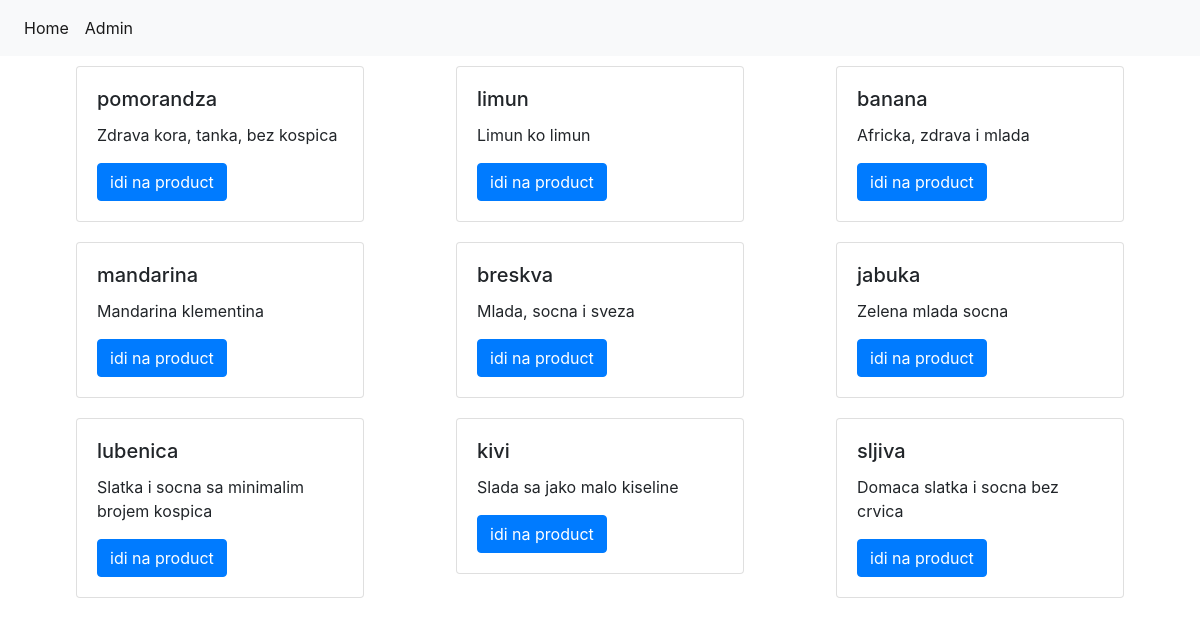
The page / on the database its author committed.
### tables this page shows
CREATE TABLE `product` (
  `pdt_id` int(11) unsigned NOT NULL AUTO_INCREMENT,
  `pdt_name` varchar(45) DEFAULT NULL,
  `pdt_description` varchar(299) DEFAULT NULL,
  PRIMARY KEY (`pdt_id`)
);

### app/config.php (called while the page is built, shortened)
<?php
function load_page(){
    $dir = BASE_DIR.DS.'app'.DS.'Pages';
    if(!PATH[0]){
        require ($dir.DS.'index'.DS.'Index.php');
        $run_class = 'Index';
    }
    if(isset($run_class)) {
        new $run_class();
    }
}
function getHeader(){
    $dir = BASE_DIR.DS.'app'.DS.'Static';
    require $dir.DS.'header.layout.phtml';
}

### app/Pages/index/Index.php (called while the page is built)
<?php
class Index extends Page
{
    public function __construct(){
        getHeader();
        $this->getLayout(__DIR__);
    }
    public function getProducts(){
        $product = new ProductResource();
        return $product->getProducts();
    }
}

### app/Page.php (called while the page is built, shortened)
<?php
class Page
{
    protected function getLayout($path){
        require $path.DS.'layout.phtml';
    }
}

### app/Resources/AbstractResource.php (called while the page is built, shortened)
<?php
class AbstractResource
{
    public function prepareResource(){
        $host_file = BASE_DIR.DS.'app'.DS.'Db'.DS.'host.conf';
        if(file_exists($host_file)){
            $hostObj = json_decode(file_get_contents($host_file));
            $this->database = $hostObj->database;
        }
    }
}

### app/Resources/ProductResource.php (called while the page is built, shortened)
<?php
class ProductResource extends AbstractResource
{
    public $table = 'product';
    public function getProducts(){
        $pdo = $this->getPdo();
        try{
            $products = $pdo->query('SELECT * FROM '.$this->database.'.'.$this->table.';')->fetchAll();
            return $products;
        }catch (Exception $e){
            return false;
        }
    }
}

### app/Pages/index/layout.phtml (the view, shortened to what this page needs)
<div class="container">
    <div class="row">
        <?php foreach ($this->getProducts() as $product): ?>
        <div class="col-md-4 col-sm-12">
            <div class="card product" style="width: 18rem;">
                <div class="card-body">
                    <h5 class="card-title"><?= $product['pdt_name'] ?></h5>
                    <p class="card-text"><?= $product['pdt_description'] ?></p>
                    <a href="/product/<?= $product['pdt_id'] ?>" class="btn btn-primary">idi na product</a>
                </div>
            </div>
        </div>
        <?php endforeach; ?>
    </div>
</div>

### index.php (shortened to what this page needs)
<?php require 'app/config.php'; ?>
<!DOCTYPE html>
<html lang="en">
    <head>
        <link rel="stylesheet" href="https://stackpath.bootstrapcdn.com/bootstrap/4.4.1/css/bootstrap.min.css">
        <link rel="stylesheet" href="https://use.fontawesome.com/releases/v5.8.1/css/all.css">
    </head>
    <body>
        <div id="app"><?php load_page() ?></div>
    </body>
</html>

### app/Static/header.layout.phtml (shortened to what this page needs)
<nav class="navbar navbar-expand-lg navbar-light bg-light">
    <div class="collapse navbar-collapse" id="navbarSupportedContent">
        <ul class="navbar-nav mr-auto">
            <li class="nav-item active">
                <a class="nav-link" href="/">Home <span class="sr-only">(current)</span></a>
            </li>
            <li class="nav-item active">
                <a class="nav-link" href="/admin">Admin <span class="sr-only">(current)</span></a>
            </li>
        </ul>
    </div>
</nav>

### app/Pages/index/layout.phtml (style rules this page uses)
.product { margin: 10px auto; }

### rows shown on the page
product: pdt_name "pomorandza", pdt_description "Zdrava kora, tanka, bez kospica"
product: pdt_name "limun", pdt_description "Limun ko limun"
product: pdt_name "banana", pdt_description "Africka, zdrava i mlada"
product: pdt_name "mandarina", pdt_description "Mandarina klementina"
product: pdt_name "breskva", pdt_description "Mlada, socna i sveza"
product: pdt_name "jabuka", pdt_description "Zelena mlada socna"
product: pdt_name "lubenica", pdt_description "Slatka i socna sa minimalim brojem kospica"
product: pdt_name "kivi", pdt_description "Slada sa jako malo kiseline"
product: pdt_name "sljiva", pdt_description "Domaca slatka i socna bez crvica"
